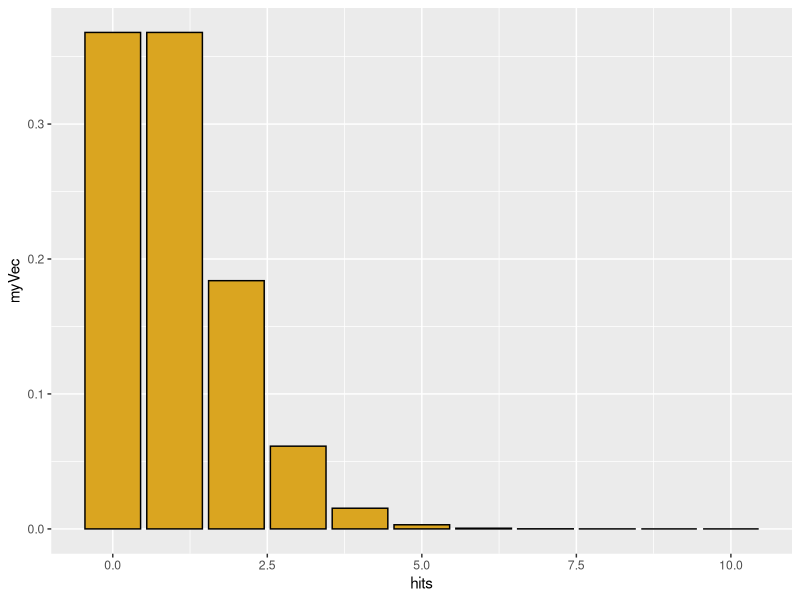
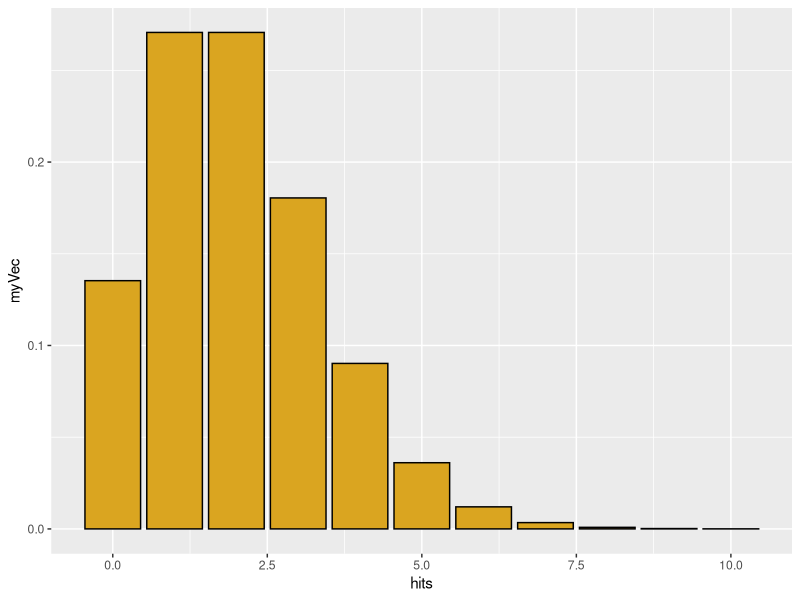
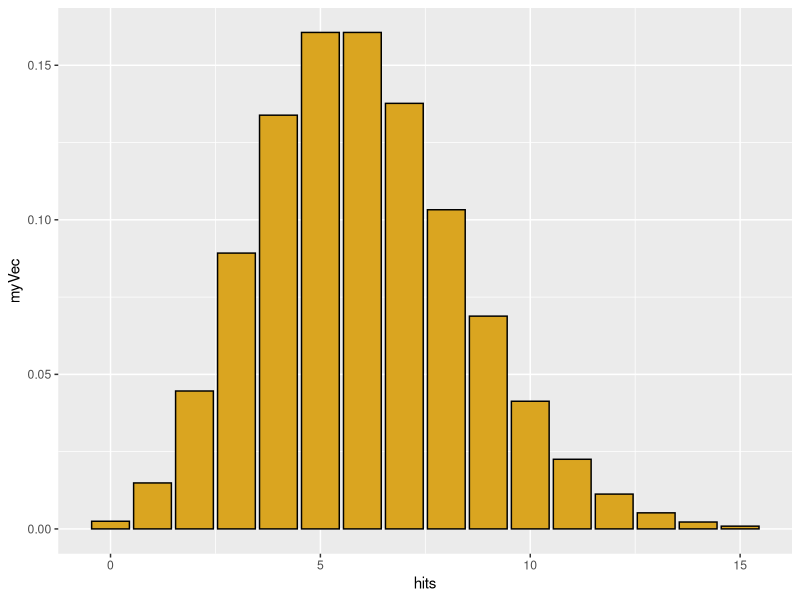
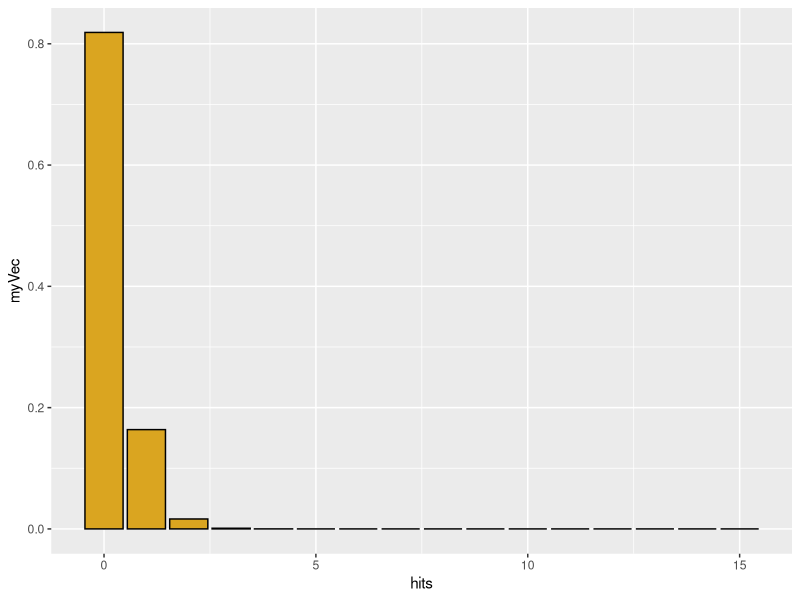
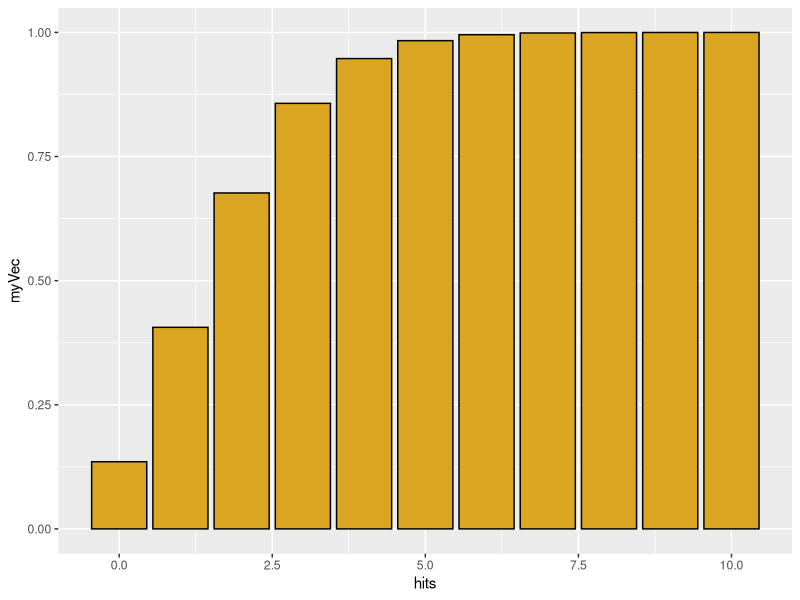
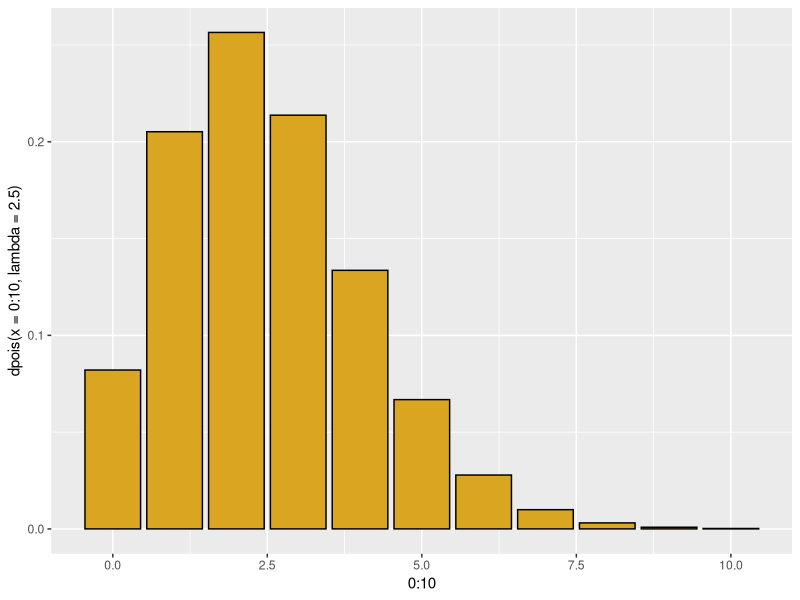
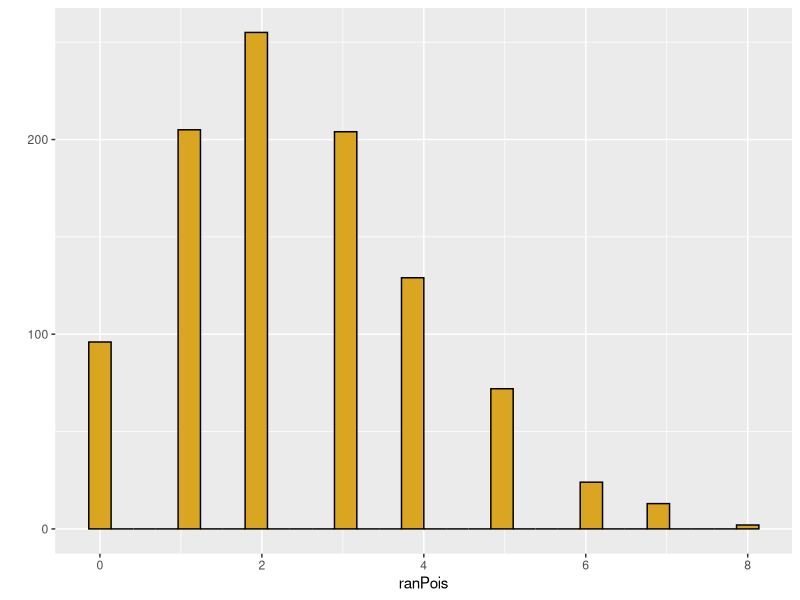
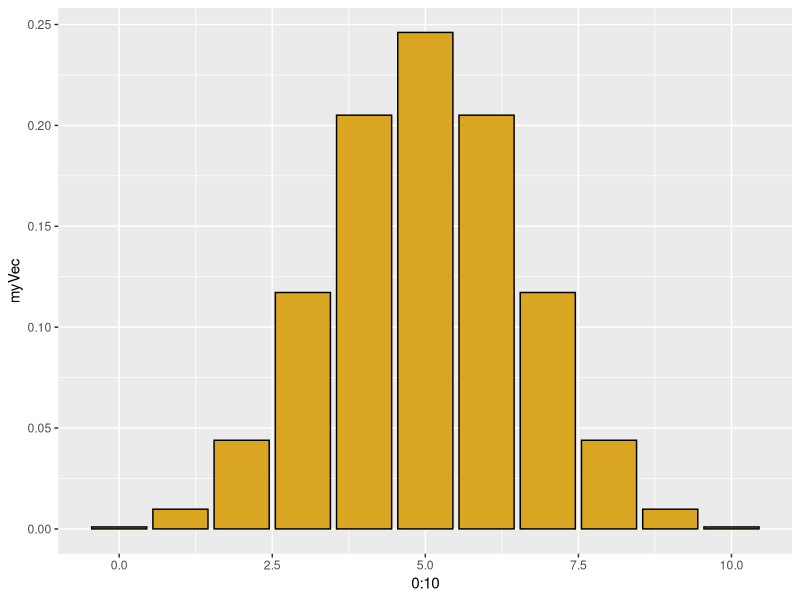

The R script that drew these images, in order:
## ---- chunk 1
knitr::opts_chunk$set(eval = FALSE)
## ---- chunk 2
library(ggplot2)
library(MASS)
#-------------------------------------------------
# Poisson distribution
# Discrete X >= 0
# Random events with a constant rate lambda
# (observations per time or per unit area)
# Parameter lambda > 0

# "d" function generates probability density
hits <- 0:10
myVec <- dpois(x=hits,lambda=1)
qplot(x=hits,y=myVec,geom="col",color=I("black"),fill=I("goldenrod"))

myVec <- dpois(x=hits,lambda=2)
qplot(x=hits,y=myVec,geom="col",color=I("black"),fill=I("goldenrod"))

hits <- 0:15
myVec <- dpois(x=hits,lambda=6)
qplot(x=hits,y=myVec,geom="col",color=I("black"),fill=I("goldenrod"))


hits <- 0:15
myVec <- dpois(x=hits,lambda=0.2)
qplot(x=hits,y=myVec,geom="col",color=I("black"),fill=I("goldenrod"))

sum(myVec)  # sum of density function = 1.0 (total area under curve)

# for a Poisson distribution with lambda=2, 
# what is the probability that a single draw will yield X=0?

dpois(x=0,lambda=2)

# "p" function generates cumulative probability density; gives the 
# "lower tail" cumulative area of the distribution

hits <- 0:10
myVec <- ppois(q=hits,lambda=2)
qplot(x=hits,y=myVec,geom="col",color=I("black"),fill=I("goldenrod"))


# for a Poisson distribution with lambda=2, 
# what is the probability of getting 1 or fewer hits?

ppois(q=1, lambda=2)


# We could also get this through dpois
p_0 <- dpois(x=0,lambda=2)
p_0
p_1 <- dpois(x=1,lambda=2)
p_1
p_0 + p_1


# The q function is the inverse of p
# What is the number of hits corresponding to 50% of the probability mass
qpois(p=0.5,lambda=2.5)
qplot(x=0:10,y=dpois(x=0:10,lambda=2.5),geom="col",color=I("black"),fill=I("goldenrod"))

# but distribution is discrete, so this is not exact
ppois(q=2,lambda=2.5)

# finally, we can simulate individual values from a poisson
ranPois <- rpois(n=1000,lambda=2.5)
qplot(x=ranPois,color=I("black"),fill=I("goldenrod"))


# for real or simulated data, we can use the quantile
# function to find the empirical  95% confidence interval on the data

quantile(x=ranPois,probs=c(0.025,0.975))
## ---- chunk 3
#-------------------------------------------------
# Binomial distribution
# p = probability of a dichotomous outcome
# size = number of trials
# x = possible outcomes
# outcome x is bounded between 0 and number of trials

# use "d" binom for density function
hits <- 0:10
myVec <- dbinom(x=hits,size=10,prob=0.5)
qplot(x=0:10,y=myVec,geom="col",color=I("black"),fill=I("goldenrod"))



# and how does this compare to an actual simulation of 50 tosses of 100 coins?

myCoins <- rbinom(n=50,size=100,prob=0.5)
qplot(x=myCoins,color=I("black"),fill=I("goldenrod"))
quantile(x=myCoins,probs=c(0.025,0.975))

## ---- chunk 4
#-------------------------------------------------
# negative binomial: number of failures (values of MyVec)
# in a series of (Bernouli) with p=probability of success 
# before a target number of successes (= size)
# generates a discrete distribution that is more 
# heterogeneous ("overdispersed") than Poisson
hits <- 0:40
myVec <- dnbinom(x=hits, size=5, prob=0.5)
qplot(x=hits,y=myVec,geom="col",color=I("black"),fill=I("goldenrod"))

# geometric series is a special case where N= 1 success
# each bar is a constant fraction 1 - "prob" of the bar before it
myVec <- dnbinom(x=hits, size=1, prob=0.1)
qplot(x=hits,y=myVec,geom="col",color=I("black"),fill=I("goldenrod"))


# alternatively specify mean = mu of distribution and size, 
# the dispersion parameter (small is more dispersed)
# this gives us a poisson with a lambda value that varies
# the dispersion parameter is the shape parameter in the gamma
# as it increases, the distribution has a smaller variance
# just simulate it directly

nbiRan <- rnbinom(n=1000,size=10,mu=5)
qplot(nbiRan,color=I("black"),fill=I("goldenrod"))

nbiRan <- rnbinom(n=1000,size=0.1,mu=5)
qplot(nbiRan,color=I("black"),fill=I("goldenrod"))
## ---- chunk 5
library(MASS)
data <- c(100,100,104,99)
z <- fitdistr(data,"normal")
print(z)
## ---- chunk 6

frog_data <- c(30.15,26.3,27.5,22.9,27.8,26.2)

# get and print model parameters assuming a normal distribution
z<- fitdistr(frog_data,"normal")
print(z)

# plot the density function for the normal and annotate the plot with the original data
x <- 1:100
g_density <- dnorm(x=x,mean=z$estimate["mean"],sd=z$estimate["sd"])
qplot(x,g_density,geom="line") + annotate(geom="point",x=frog_data,y=0.001)   
 
# now do the same for a gamma distribution, which has a shape and rate parameter as outputs from fitdistr
z<- fitdistr(frog_data,"gamma")
print(z)

# plot the density function for the gamma and annotate the plot with the original data
x <- 1:100
g_density <- dgamma(x=x,shape=z$estimate["shape"],rate=z$estimate["rate"])
qplot(x,g_density,geom="line") + annotate(geom="point",x=frog_data,y=0.001,color="red")   
## ---- chunk 7

frog_data <- c(30.15,26.3,27.5,22.9,27.8,26.2)
outlier <- 0.050
frog_data <- c(frog_data,outlier)

# get and print model parameters assuming a normal distribution
z<- fitdistr(frog_data,"normal")
print(z)

# plot the density function for the normal and annotate the plot with the original data
x <- 1:100
g_density <- dnorm(x=x,mean=z$estimate["mean"],sd=z$estimate["sd"])
qplot(x,g_density,geom="line") + annotate(geom="point",x=frog_data,y=0.001)   
 
# now do the same for a gamma distribution, which has a shape and rate parameter as outputs from fitdistr
z<- fitdistr(frog_data,"gamma")
print(z)

# plot the density function for the gamma and annotate the plot with the original data
x <- 1:100
g_density <- dgamma(x=x,shape=z$estimate["shape"],rate=z$estimate["rate"])
qplot(x,g_density,geom="line") + annotate(geom="point",x=frog_data,y=0.001,color="red")   
